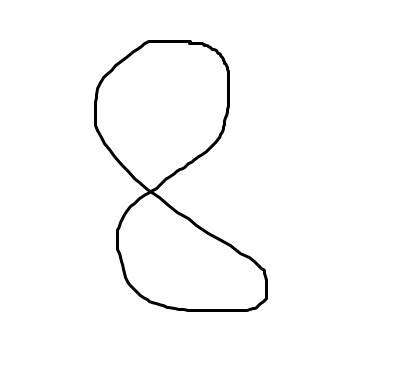
#> input picture chap03/num.png, 408 x 378 px
$ jupyter execute HW_1.ipynb
#> lines starting #> are read from the running program, lines starting #| are printed output that depends on the picture
1. 크기가 10인 널 벡터를 생성하고 다섯번째 요소는 1로 설정하는 코드를 작성하라.

힌트: np.zero(10) 함수 사용하기

[cell 1]
import numpy as np
vector = np.zeros(10)
vector[4] = 1
print(vector)

2. 10에서 19까지의 값을 가지는 1차원 배열을 생성하라.

힌트: np.arrange()를 사용해본다.

[cell 2]
array = np.arange(10, 20)
print(array)

3. 0부터 9까지의 값으로 넘파이 1차원 배열을 채우고, 이 배열을 거꾸로 하는 문장을 작성하라.

힌트: 슬라이싱 array[::-1]을 사용하면 배열의 요소들의 순서를 거꾸로 할 수 있다.

[cell 3]
array = np.arange(10)
arr = array[::-1]
print(array, arr)

4. 0부터 8까지의 값을 가지고 크기가 3X3인 행렬을 생성하라.

힌트: reshape(3,3)을 넘파이 배열에 적용하기

[cell 4]
matrix = np.arange(9).reshape(3,3)
print(matrix)

5. 난수로 채워진 3X3 넘파이 배열을 생성해보자.

힌트: np.random.random()을 사용해보기

[cell 5]
ran = np.random.random((3, 3))
ran

6. 임의의 값으로 10X10 배열을 만들고 최소값과 최대값을 찾아보자.

힌트: np.random.random()과 min(), max()를 사용해본다

[cell 6]
ran = np.random.random((10,10))
ran_min = ran.min()
ran_max = ran.max()
print(ran_min, ran_max)

7번. 그림판으로 8X8 크기의 숫자 이미지를 그려서 본문의 파이썬 프로그램으로 인식해보자. (4점 만점)

해당 문제 뜻: mnist.py의 knn 알고리즘으로 이미지 인식 결과 표시하기

그림판으로 숫자 이미지를 그릴 때, 크기는 나중에 조절하셔도 됩니다. (코드에서 사이즈 조절을 하셔도 무방)

힌트: 예제소스(mnist.ipynb) 활용해보기

[cell 7]
import matplotlib.pyplot as plt

from sklearn import datasets, metrics
from sklearn.model_selection import train_test_split

digits = datasets.load_digits()
plt.imshow(digits.images[0], cmap=plt.cm.gray_r, interpolation='nearest')


n_samples = len(digits.images)
data = digits.images.reshape((n_samples, -1))

from sklearn.neighbors import KNeighborsClassifier

knn = KNeighborsClassifier(n_neighbors=6)

X_train, X_test, y_train, y_test = train_test_split(
    data, digits.target, test_size=0.2)

knn.fit(X_train, y_train)

y_pred = knn.predict(X_test)


scores = metrics.accuracy_score(y_test, y_pred)
print(scores)
plt.imshow(X_test[10].reshape(8,8), cmap=plt.cm.gray_r, interpolation='nearest')
y_pred = knn.predict([X_test[10]])
print(y_pred)
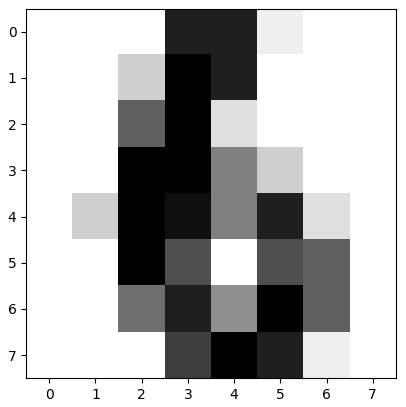
#> figure drawn by matplotlib, 1 panel

[cell 8]
import cv2 as cv

image = cv.imread('num.png', cv.IMREAD_GRAYSCALE)
#> image is the input picture: shape (378, 408); min 0, max 255, mean 250.7

image = cv.resize(image, (8, 8))

image = image.astype('float32')

image = image.reshape(1, 64)

image = 255-image

image /= 255.0

plt.imshow(image.reshape(8,8), cmap=plt.cm.gray_r, interpolation='nearest')
y_pred = knn.predict(image)
#> y_pred = [0]
print(y_pred)
#| [0]
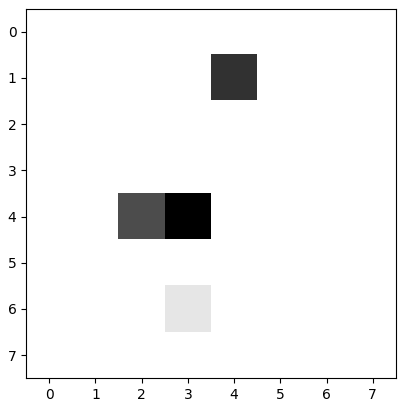
#> figure drawn by matplotlib, 1 panel
